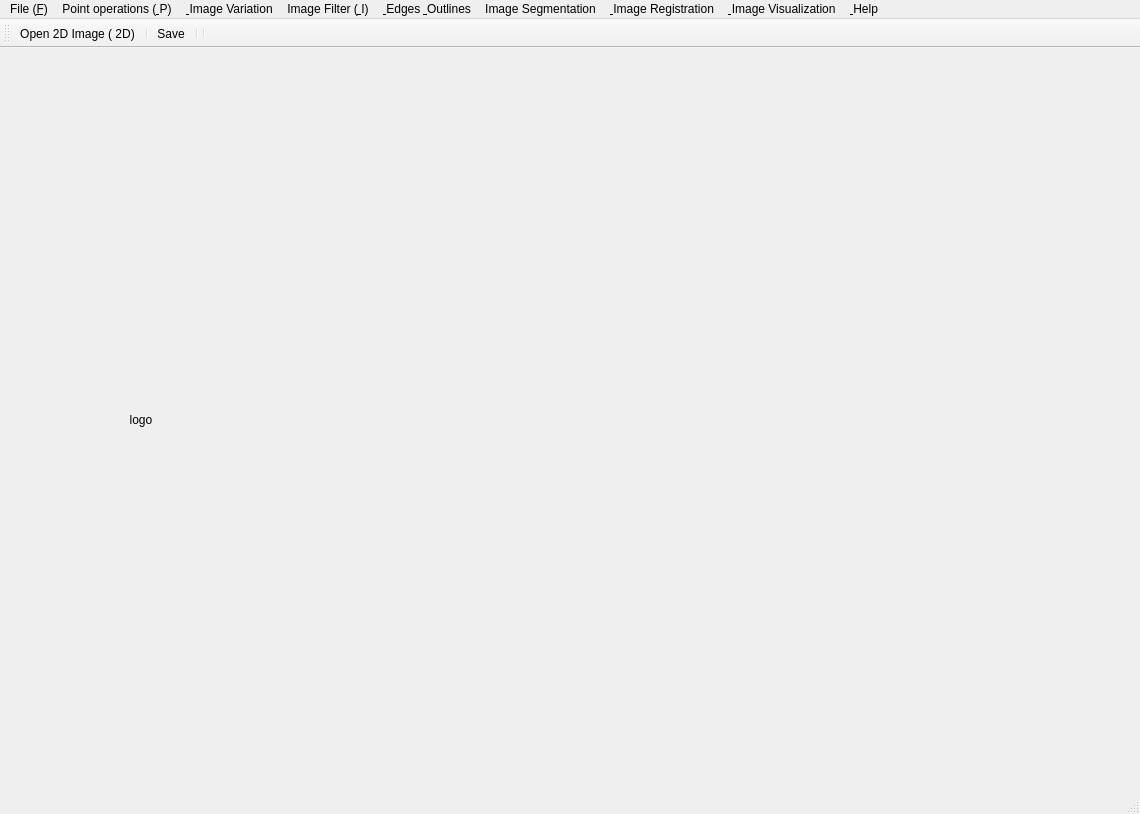
<?xml version="1.0" encoding="UTF-8"?>
<ui version="4.0">
 <class>mainWindowClass</class>
 <widget class="QMainWindow" name="mainWindowClass">
  <property name="geometry">
   <rect>
    <x>0</x>
    <y>0</y>
    <width>1140</width>
    <height>814</height>
   </rect>
  </property>
  <property name="windowTitle">
   <string>mainWindow</string>
  </property>
  <widget class="QWidget" name="centralWidget">
   <layout class="QHBoxLayout" name="horizontalLayout_2">
    <item>
     <layout class="QVBoxLayout" name="controlPanelLayout">
      <property name="sizeConstraint">
       <enum>QLayout::SetFixedSize</enum>
      </property>
      <item>
       <widget class="QLabel" name="logoLable">
        <property name="minimumSize">
         <size>
          <width>260</width>
          <height>0</height>
         </size>
        </property>
        <property name="maximumSize">
         <size>
          <width>260</width>
          <height>145</height>
         </size>
        </property>
        <property name="layoutDirection">
         <enum>Qt::LeftToRight</enum>
        </property>
        <property name="text">
         <string>logo</string>
        </property>
        <property name="alignment">
         <set>Qt::AlignCenter</set>
        </property>
       </widget>
      </item>
     </layout>
    </item>
    <item>
     <layout class="QHBoxLayout" name="centrlWidgetLayout">
      <property name="sizeConstraint">
       <enum>QLayout::SetFixedSize</enum>
      </property>
      <item>
       <widget class="QVTKWidget" name="originalQVTKViewer" native="true">
        <property name="minimumSize">
         <size>
          <width>400</width>
          <height>0</height>
         </size>
        </property>
        <property name="autoFillBackground">
         <bool>true</bool>
        </property>
       </widget>
      </item>
      <item>
       <widget class="QVTKWidget" name="resultQVTKViewer" native="true">
        <property name="minimumSize">
         <size>
          <width>400</width>
          <height>0</height>
         </size>
        </property>
        <property name="autoFillBackground">
         <bool>true</bool>
        </property>
       </widget>
      </item>
     </layout>
    </item>
   </layout>
  </widget>
  <widget class="QMenuBar" name="menuBar">
   <property name="geometry">
    <rect>
     <x>0</x>
     <y>0</y>
     <width>1140</width>
     <height>21</height>
    </rect>
   </property>
   <widget class="QMenu" name="menu_F">
    <property name="title">
     <string>File (&amp;F)</string>
    </property>
    <addaction name="action_Open"/>
    <addaction name="action_Open_3DImage"/>
    <addaction name="action_OpenDICOM"/>
    <addaction name="action_Save"/>
   </widget>
   <widget class="QMenu" name="menu_P">
    <property name="title">
     <string>Point operations (&amp; P)</string>
    </property>
    <addaction name="action_Color2Gray"/>
    <addaction name="action_ColorHist"/>
    <addaction name="action_GrayHist"/>
    <addaction name="action_HistgramEqualization"/>
    <addaction name="action_Interpolation"/>
    <addaction name="action_SingleChannel"/>
   </widget>
   <widget class="QMenu" name="menu_G">
    <property name="title">
     <string>&amp; Image Variation</string>
    </property>
    <widget class="QMenu" name="menu_O_2">
     <property name="title">
      <string>Orthogonal Variation (&amp; O)</string>
     </property>
     <addaction name="action_Fourier"/>
    </widget>
    <addaction name="action_Geometry"/>
    <addaction name="menu_O_2"/>
    <addaction name="action_Morphology"/>
   </widget>
   <widget class="QMenu" name="menu_I">
    <property name="title">
     <string>Image Filter (&amp; I)</string>
    </property>
    <addaction name="action_MeanFilter"/>
    <addaction name="action_GaussianFilter"/>
    <addaction name="action_LaplacianFilter"/>
    <addaction name="action_BilateralFilter"/>
    <addaction name="action_CurvatureAnisotropicDiffusionFilter"/>
   </widget>
   <widget class="QMenu" name="menu_S">
    <property name="title">
     <string>Image Segmentation</string>
    </property>
    <addaction name="action_RegionGrowSeg"/>
    <addaction name="action_WatershedSeg"/>
    <addaction name="action_PEDSeg"/>
   </widget>
   <widget class="QMenu" name="menu_E">
    <property name="title">
     <string>&amp; Edges &amp; Outlines</string>
    </property>
    <addaction name="action_Edge"/>
   </widget>
   <widget class="QMenu" name="menu_R">
    <property name="title">
     <string>&amp; Image Registration</string>
    </property>
    <addaction name="action_Registration_2D"/>
   </widget>
   <widget class="QMenu" name="menu_V">
    <property name="title">
     <string>&amp; Image Visualization</string>
    </property>
    <addaction name="action_VolumeRender"/>
    <addaction name="action_SurfaceRender"/>
   </widget>
   <widget class="QMenu" name="menu_A">
    <property name="title">
     <string>&amp; Help</string>
    </property>
    <addaction name="action_About"/>
   </widget>
   <addaction name="menu_F"/>
   <addaction name="menu_P"/>
   <addaction name="menu_G"/>
   <addaction name="menu_I"/>
   <addaction name="menu_E"/>
   <addaction name="menu_S"/>
   <addaction name="menu_R"/>
   <addaction name="menu_V"/>
   <addaction name="menu_A"/>
  </widget>
  <widget class="QToolBar" name="mainToolBar">
   <attribute name="toolBarArea">
    <enum>TopToolBarArea</enum>
   </attribute>
   <attribute name="toolBarBreak">
    <bool>false</bool>
   </attribute>
   <addaction name="action_Open"/>
   <addaction name="separator"/>
   <addaction name="action_Save"/>
   <addaction name="separator"/>
   <addaction name="separator"/>
  </widget>
  <widget class="QStatusBar" name="statusBar"/>
  <action name="action_Open">
   <property name="icon">
    <iconset resource="imageprocess.qrc">
     <normaloff>:/images/images/open.png</normaloff>:/images/images/open.png</iconset>
   </property>
   <property name="text">
    <string>Open 2D Image (&amp; 2D)</string>
   </property>
   <property name="toolTip">
    <string>打开</string>
   </property>
  </action>
  <action name="action_Dilation">
   <property name="text">
    <string>Dilation</string>
   </property>
   <property name="toolTip">
    <string>Dilation</string>
   </property>
  </action>
  <action name="action_Erosion">
   <property name="text">
    <string>Erosion</string>
   </property>
   <property name="toolTip">
    <string>Erosion</string>
   </property>
  </action>
  <action name="action_MeanFilter">
   <property name="text">
    <string>Median Filter (&amp; M)</string>
   </property>
   <property name="toolTip">
    <string>Mean Filter</string>
   </property>
  </action>
  <action name="action_GaussianFilter">
   <property name="text">
    <string>Gaussian filtering (&amp; G)</string>
   </property>
  </action>
  <action name="action_LaplacianFilter">
   <property name="text">
    <string>Laplacian (&amp; L)</string>
   </property>
  </action>
  <action name="action_Geometry">
   <property name="checkable">
    <bool>false</bool>
   </property>
   <property name="checked">
    <bool>false</bool>
   </property>
   <property name="enabled">
    <bool>true</bool>
   </property>
   <property name="text">
    <string>Geometric Change (&amp; G)</string>
   </property>
  </action>
  <action name="action_Morphology">
   <property name="checkable">
    <bool>false</bool>
   </property>
   <property name="checked">
    <bool>false</bool>
   </property>
   <property name="enabled">
    <bool>true</bool>
   </property>
   <property name="text">
    <string>Morphological Change (&amp; M)</string>
   </property>
  </action>
  <action name="action_Threshold">
   <property name="text">
    <string>Threshold</string>
   </property>
   <property name="toolTip">
    <string>Threshold</string>
   </property>
  </action>
  <action name="action_Save">
   <property name="icon">
    <iconset resource="imageprocess.qrc">
     <normaloff>:/images/images/save.png</normaloff>:/images/images/save.png</iconset>
   </property>
   <property name="text">
    <string>&amp; Save</string>
   </property>
   <property name="toolTip">
    <string>Save</string>
   </property>
  </action>
  <action name="action_Color2Gray">
   <property name="text">
    <string>Color Graph to Grayscale (&amp; C_G)</string>
   </property>
  </action>
  <action name="action_HistgramEqualization">
   <property name="text">
    <string>Histogram Equalization (&amp; E)</string>
   </property>
  </action>
  <action name="action_ColorHist">
   <property name="text">
    <string>Color Graph Histogram (&amp; H_C)</string>
   </property>
  </action>
  <action name="action_Interpolation">
   <property name="text">
    <string>&amp; Interpolation</string>
   </property>
  </action>
  <action name="action_SingleChannel">
   <property name="text">
    <string>Single Channel &amp; graph</string>
   </property>
  </action>
  <action name="action_OpenOperation">
   <property name="text">
    <string>Open</string>
   </property>
   <property name="toolTip">
    <string>Open</string>
   </property>
  </action>
  <action name="action_CloseOperation">
   <property name="text">
    <string>Close</string>
   </property>
   <property name="toolTip">
    <string>Close</string>
   </property>
  </action>
  <action name="action_RegionGrowSeg">
   <property name="text">
    <string>&amp; Regional Growth</string>
   </property>
  </action>
  <action name="action_WatershedSeg">
   <property name="text">
    <string>Watershed (&amp; W)</string>
   </property>
  </action>
  <action name="action_BilateralFilter">
   <property name="text">
    <string>B &amp; B Filter</string>
   </property>
  </action>
  <action name="action_GrayHist">
   <property name="text">
    <string>Grayscale Histogram (&amp; H_G)</string>
   </property>
  </action>
  <action name="action_About">
   <property name="text">
    <string>&amp; About</string>
   </property>
  </action>
  <action name="action_Fourier">
   <property name="text">
    <string>Fourier Transform (&amp; F)</string>
   </property>
   <property name="toolTip">
    <string>Fourier Transform (&amp; F)</string>
   </property>
  </action>
  <action name="action_CurvatureAnisotropicDiffusionFilter">
   <property name="text">
    <string>Curve Anisotropic Filter (&amp; C)</string>
   </property>
  </action>
  <action name="action_Open_3DImage">
   <property name="text">
    <string>Open 3D Image (&amp; 3D)</string>
   </property>
  </action>
  <action name="action_Edge">
   <property name="text">
    <string>&amp; Edge Detection</string>
   </property>
  </action>
  <action name="action_OpenDICOM">
   <property name="text">
    <string>Open DICOM image (&amp; DICOM)</string>
   </property>
  </action>
  <action name="action_VolumeRender">
   <property name="text">
    <string>Volume Rendering (&amp; V)</string>
   </property>
  </action>
  <action name="action_SurfaceRender">
   <property name="text">
    <string>&amp; Face Plot</string>
   </property>
  </action>
  <action name="action_Registration_2D">
   <property name="text">
    <string>2D Registration (&amp; R_2D)</string>
   </property>
  </action>
  <action name="action_PEDSeg">
   <property name="text">
    <string>PED segmentation (&amp; PED)</string>
   </property>
  </action>
 </widget>
 <layoutdefault spacing="6" margin="11"/>
 <customwidgets>
  <customwidget>
   <class>QVTKWidget</class>
   <extends>QWidget</extends>
   <header>QVTKWidget.h</header>
  </customwidget>
 </customwidgets>
 <resources>
  <include location="imageprocess.qrc"/>
 </resources>
 <connections/>
</ui>
